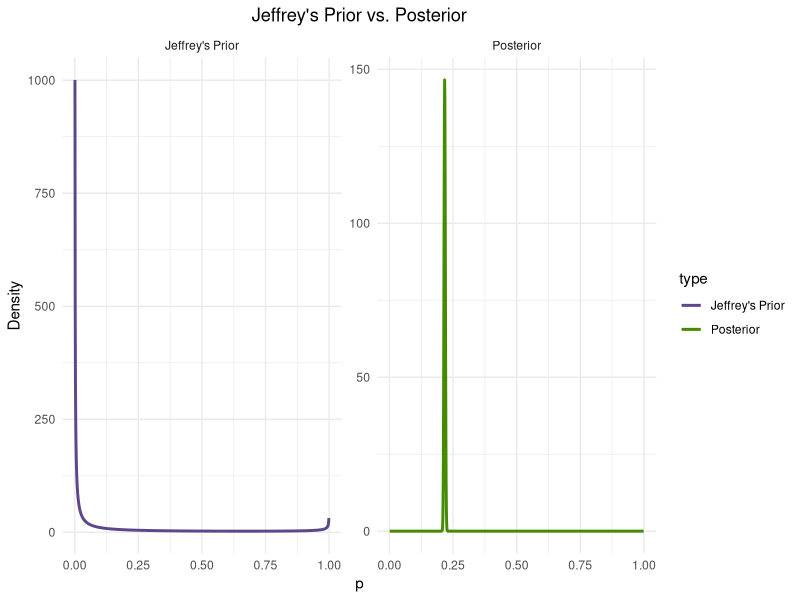
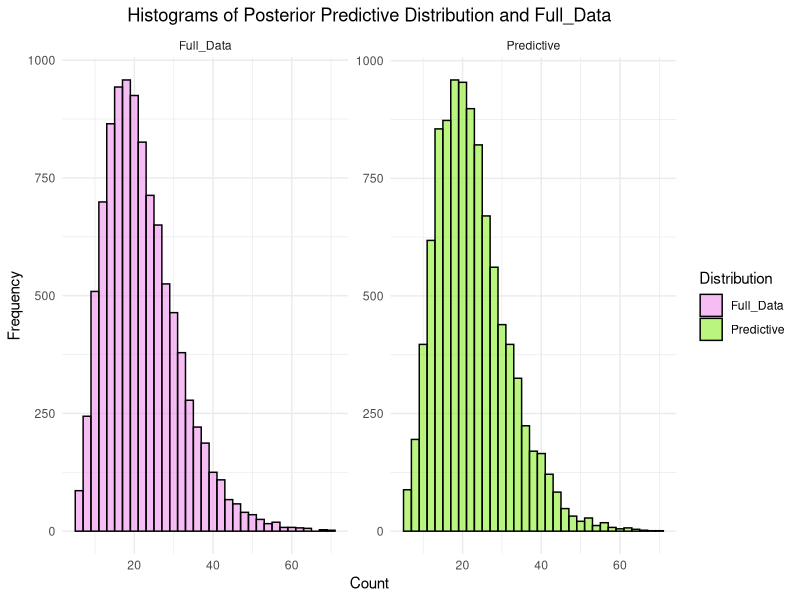

R code for these plots, in order:
#
#     R-code to generate data for F79MA Assignment 2.  
#     This code MUST be placed at the start of your own R-script. 
#     You must edit the variable last_four_digits to fit 
#     your own student ID number
#
RNGkind(sample.kind = "Rejection")
last_four_digits = 3289 ## change this number

set.seed(last_four_digits)

dataset <- read.csv(file = "count_data.csv", header = TRUE)
Full_Data <- dataset$x
My_Data <- sample(Full_Data,size=1000,replace=FALSE)


#####################################################################
# Please insert your R code after this line
#####################################################################

library(ggplot2)

# Maximum likelihood estimate p_hat for My_Data
k = 5
x_bar = mean(My_Data)
Quantity1 = k / x_bar

# Deriving the posterior density for p and finding its mean
n = 1000
alpha_post = n * k
beta_post = sum(My_Data - k) + 0.5
p_vals = seq(0.001, 0.999, length.out = n)
posterior_density = dbeta(p_vals, shape1 = alpha_post, shape2 = beta_post)
Quantity2 = alpha_post / (alpha_post + beta_post)

# Defining the Jeffrey's prior
jeffrey_prior = 1 / (p_vals * sqrt(1 - p_vals))

# Putting samples into a data frame for ggplot
prior_posterior_df = rbind(
  data.frame(
    p = p_vals,
    density = jeffrey_prior,
    type = "Jeffrey's Prior"
  ),
  data.frame(
    p = p_vals,
    density = posterior_density,
    type = "Posterior"
  )
)

ggplot(data = prior_posterior_df, aes(x = p, y = density, colour = type)) +
  geom_line(linewidth = 1) +
  facet_wrap(~type, scales = "free_y") +
  labs(
    title = "Jeffrey's Prior vs. Posterior",
    x = "p",
    y = "Density"
  ) +
  scale_colour_manual(values = c(
    "Jeffrey's Prior" = "mediumpurple4",
    "Posterior" = "chartreuse4"
  )) +
  theme_minimal() +
  theme(plot.title = element_text(hjust = 0.5))


# Using the pmf of the predictive distribution
# to find the value of pi(Z = 5|x)

z = 5

# Using lbeta() to prevent underflowing to 0
Quantity3 = exp(lchoose(z - 1, k - 1) +
                lbeta(alpha_post + k, beta_post + z - k) -
                lbeta(alpha_post, beta_post))

# Simulating 10000 realizations from the posterior
# predictive distribution

realisations = 10000
p_samples = rbeta(realisations, alpha_post, beta_post)

# Note: The extra " + r" term is due to the parameterisation of NegBin
# (rnbinom() counts the no. of failures before k successes)
posterior_predictive_samples = rnbinom(realisations, size = k, prob = p_samples) + k


# Creating a dataframe of the predictive 
# distribution and Full_Data

pred_obs_df = rbind(
  data.frame(
    value = posterior_predictive_samples,
    source = "Predictive"
  ),
  data.frame(
    value = Full_Data,
    source = "Full_Data"
  )
)

# Plotting both histograms together

ggplot(pred_obs_df, aes(x = value, fill = source)) +
  geom_histogram(
    binwidth = 2,
    color = "black",
    alpha = 0.5,
    position = "identity"
  ) +
  facet_wrap(~source, scales = "free") +
  scale_fill_manual(
    values = c(
    "Predictive" = "chartreuse2",
    "Full_Data" = "orchid2")
  ) +
  labs(
    title = "Histograms of Posterior Predictive Distribution and Full_Data",
    x = "Count",
    y = "Frequency",
    fill = "Distribution"
  ) +
  theme_minimal() +
  theme(plot.title = element_text(hjust = 0.5))